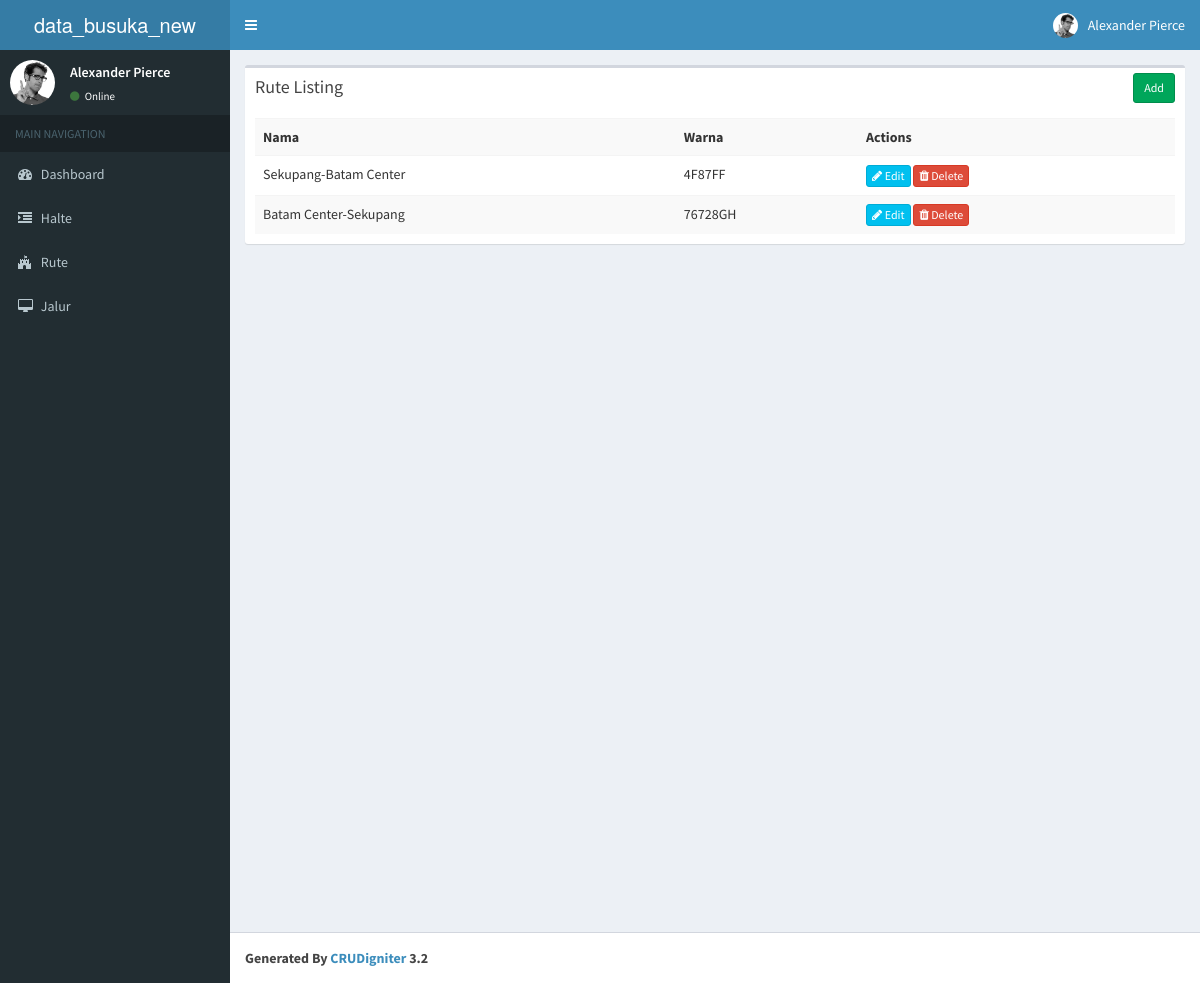
Screenshot of /index.php/rute with the database file from the repository.
### tables this page shows
CREATE TABLE `dta_rute` (
  `id` int(11) NOT NULL,
  `nama_rute` varchar(50) NOT NULL,
  `warna` varchar(7) NOT NULL
);

### application/controllers/Rute.php (called while the page is built, shortened)
<?php
class Rute extends CI_Controller{
    function __construct()
    {
        $this->load->model('Rute_model');
    }
    function index()
    {
        $params['limit'] = RECORDS_PER_PAGE;
        $params['offset'] = ($this->input->get('per_page')) ? $this->input->get('per_page') : 0;
        $data['rute'] = $this->Rute_model->get_all_rute($params);
        $data['_view'] = 'rute/index';
        $this->load->view('layouts/main',$data);
    }
}

### index.php (called while the page is built, shortened)
<?php
require_once BASEPATH.'core/CodeIgniter.php';

### application/models/Rute_model.php (called while the page is built, shortened)
<?php
class Rute_model extends CI_Model
{
    function get_all_rute_count()
    {
        $this->db->from('dta_rute');
        return $this->db->count_all_results();
    }
    function get_all_rute($params = array())
    {
        $this->db->order_by('id', 'asc');
        if(isset($params) && !empty($params))
        {
            $this->db->limit($params['limit'], $params['offset']);
        }
        return $this->db->get('dta_rute')->result_array();
    }
}

### application/views/rute/index.php (the view, shortened to what this page needs)
<div class="row">
    <div class="col-md-12">
        <div class="box">
            <div class="box-header">
                <h3 class="box-title">Rute Listing</h3>
            	<div class="box-tools">
                    <a href="<?php echo site_url('rute/add'); ?>" class="btn btn-success btn-sm">Add</a>
                </div>
            </div>
            <div class="box-body">
                <table class="table table-striped">
                    <tr>
						<th>Nama</th>
						<th>Warna</th>
						<th>Actions</th>
                    </tr>
                    <?php foreach($rute as $d){ ?>
                    <tr>
						<td><?php echo $d['nama_rute']; ?></td>
						<td><?php echo $d['warna']; ?></td>
						<td>
                            <a href="<?php echo site_url('rute/edit/'.$d['id']); ?>" class="btn btn-info btn-xs"><span class="fa fa-pencil"></span> Edit</a>
                            <a href="<?php echo site_url('rute/remove/'.$d['id']); ?>" class="btn btn-danger btn-xs"><span class="fa fa-trash"></span> Delete</a>
                        </td>
                    </tr>
                    <?php } ?>
                </table>
            </div>
        </div>
    </div>
</div>

### rows the page displays
dta_rute: nama_rute "Sekupang-Batam Center", warna "4F87FF"
dta_rute: nama_rute "Batam Center-Sekupang", warna "76728GH"
